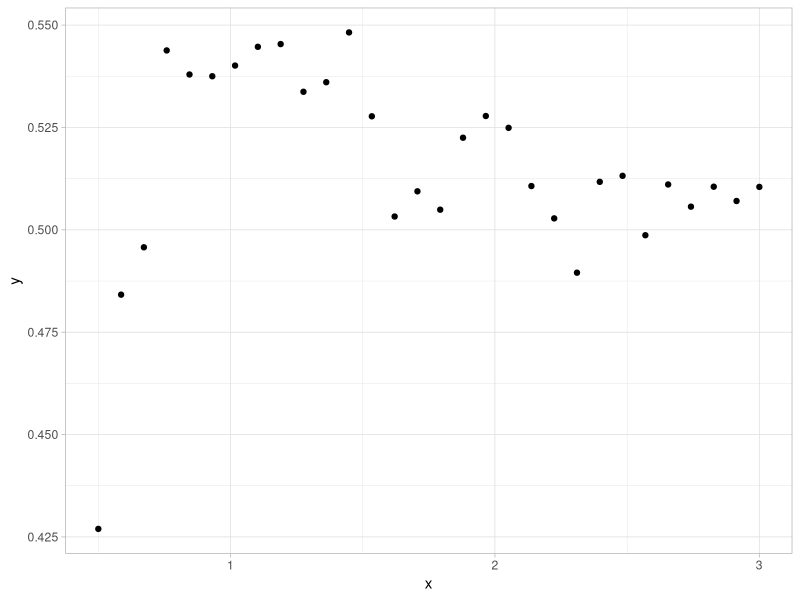
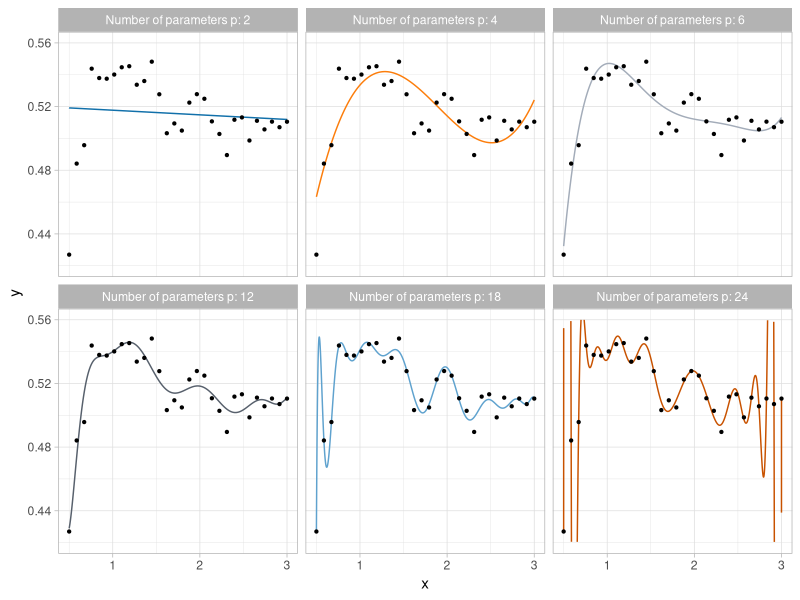
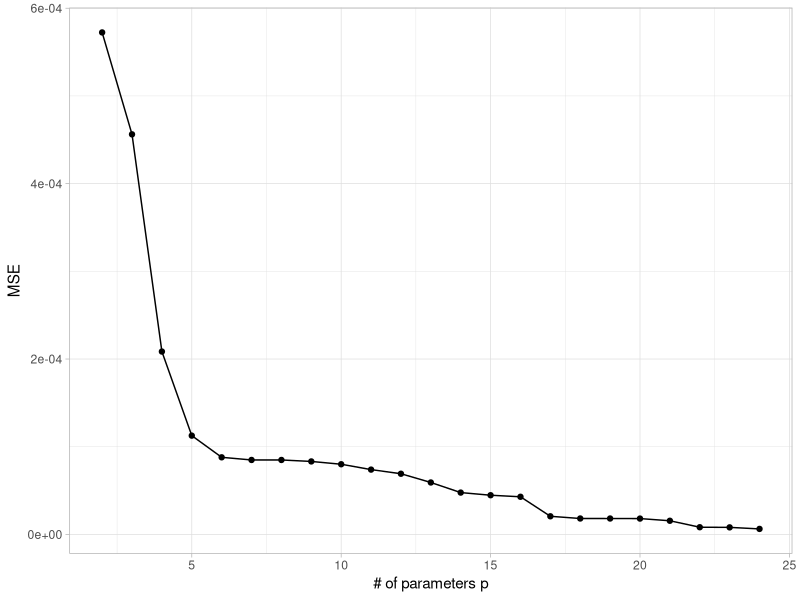
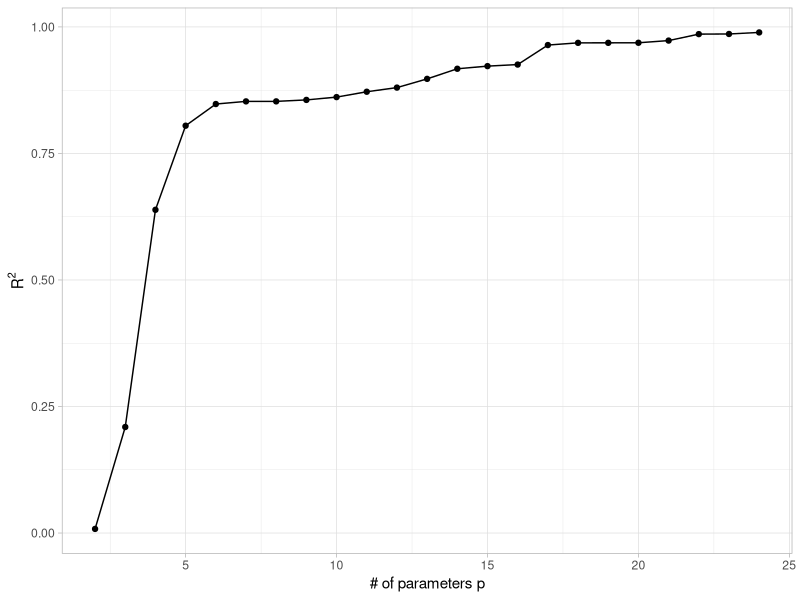
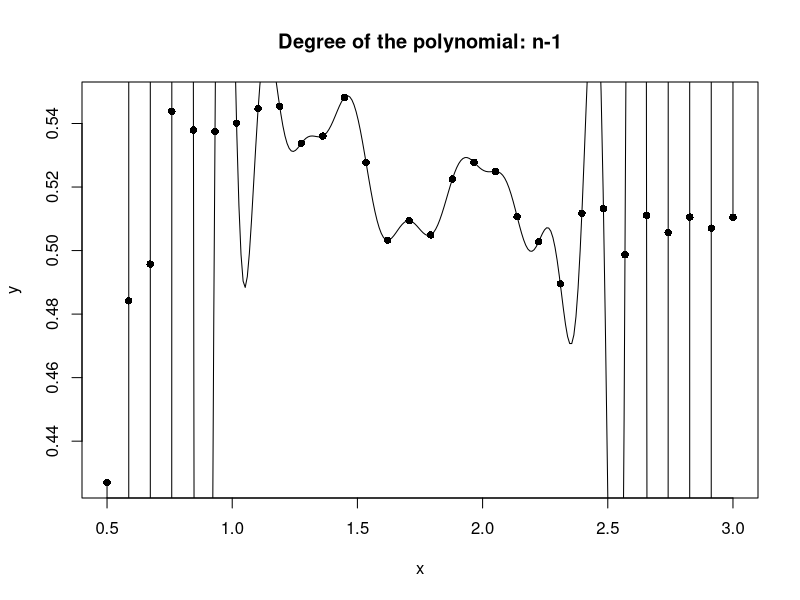
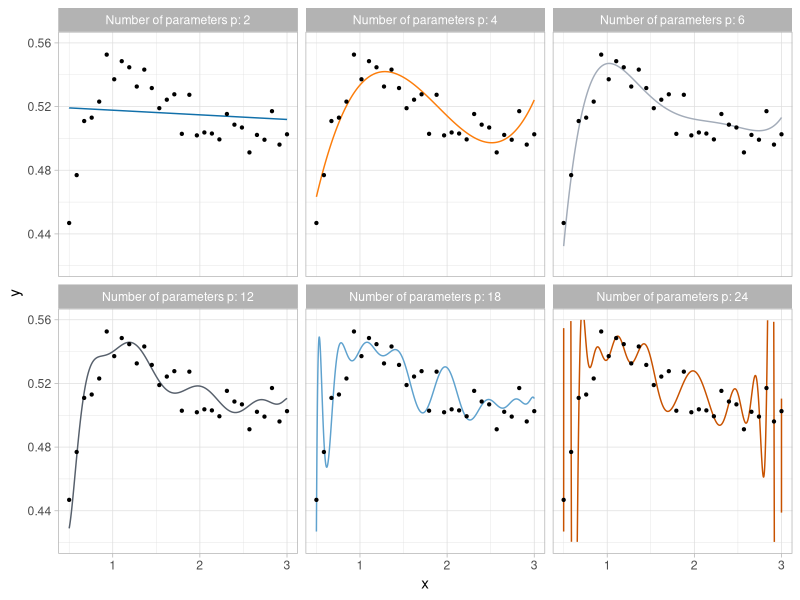
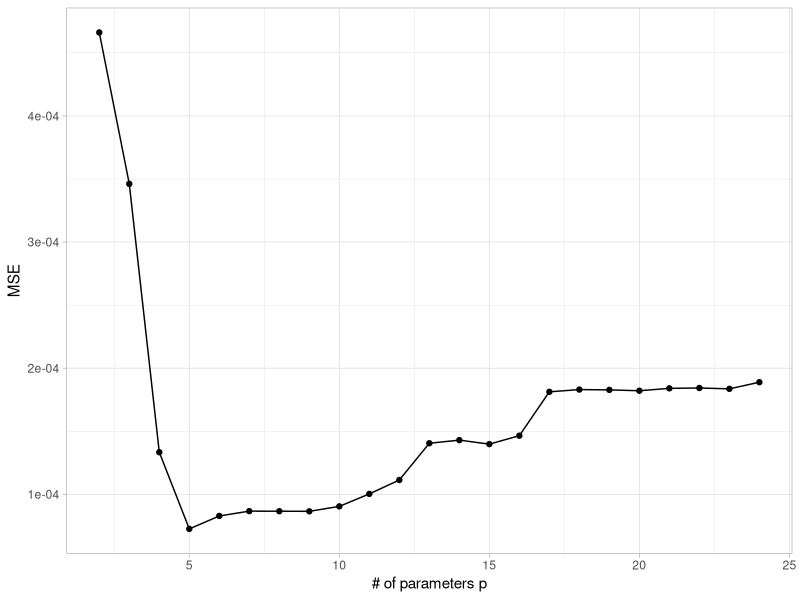
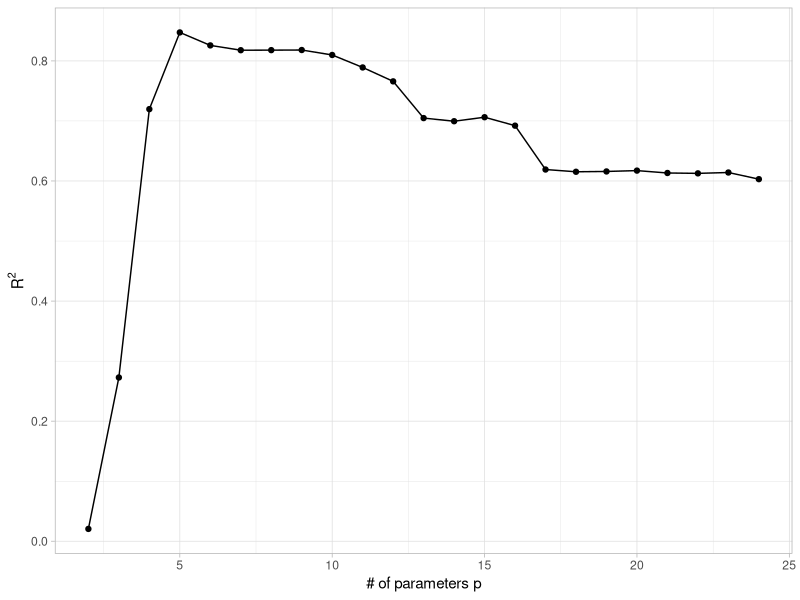

The R source for these figures, in order:
## ----r------------------------------------------------------------------------
library(tidyverse)
library(ggplot2)
library(ggthemes)

rm(list = ls())
# The dataset can be downloaded here: https://tommasorigon.github.io/datamining/data/yesterday.txt
dataset <- read.table("../data/yesterday.txt", header = TRUE)
ggplot(data = dataset, aes(x = x, y = y.yesterday)) +
  geom_point() +
  theme_light() +
  scale_color_tableau(palette = "Color Blind") +
  xlab("x") +
  ylab("y")


## ----r------------------------------------------------------------------------
degree_list <- c(1, 3, 5, 11, 17, 23)
data_pred <- NULL
x_seq <- seq(from = min(dataset$x), to = max(dataset$x), length = 30000)
for (degree in degree_list) {
  # Fitting a polynomial of degree p - 1
  fit <- lm(y.yesterday ~ poly(x, degree = degree, raw = FALSE), data = dataset)
  y_hat <- predict(fit, newdata = data.frame(x = x_seq))
  data_pred <- rbind(data_pred, data.frame(x = x_seq, y_hat = y_hat, degree = paste("Number of parameters p:", degree + 1)))
}
data_pred$degree <- factor(data_pred$degree)
data_pred$degree <- factor(data_pred$degree, levels = levels(data_pred$degree)[c(3, 5, 6, 1, 2, 4)])


## ----r------------------------------------------------------------------------
ggplot(data = data_pred) +
  geom_line(aes(x = x, y = y_hat, col = degree)) +
  geom_point(data = dataset, aes(x = x, y = y.yesterday), size = 0.8) +
  theme_light() +
  theme(legend.position = "none") +
  facet_wrap(. ~ degree, ncol = 3) +
  scale_color_tableau(palette = "Color Blind") +
  xlab("x") +
  ylab("y") +
  ylim(c(0.42, 0.56))


## ----r------------------------------------------------------------------------
degree_list <- 1:23
data_goodness <- data.frame(degree = degree_list, MSE = NA, R_squared = NA, MSE_test = NA, R_squared_test = NA)
MSE_tot <- mean((dataset$y.tomorrow - mean(dataset$y.tomorrow))^2)
for (degree in degree_list) {
  # Fitting a polynomial of degree p -1
  fit <- lm(y.yesterday ~ poly(x, degree = degree, raw = FALSE), data = dataset)

  # Storing the results
  data_goodness$MSE[degree] <- mean((dataset$y.yesterday - fitted(fit))^2)
  data_goodness$MSE_test[degree] <- mean((dataset$y.tomorrow - fitted(fit))^2)
  data_goodness$R_squared[degree] <- summary(fit)$r.squared
  data_goodness$R_squared_test[degree] <- 1 - data_goodness$MSE_test[degree] / MSE_tot
}


## ----r------------------------------------------------------------------------
ggplot(data = data_goodness, aes(x = degree + 1, y = MSE)) +
  geom_line() +
  geom_point() +
  theme_light() +
  xlab("# of parameters p") +
  ylab("MSE")


## ----r------------------------------------------------------------------------
ggplot(data = data_goodness, aes(x = degree + 1, y = R_squared)) +
  geom_line() +
  geom_point() +
  theme_light() +
  xlab("# of parameters p") +
  ylab(expression(R^2))


## ----r------------------------------------------------------------------------
lagrange <- function(x0, y0) {
  f <- function(x) {
    sum(y0 * sapply(seq_along(x0), \(j) {
      prod(x - x0[-j]) / prod(x0[j] - x0[-j])
    }))
  }
  Vectorize(f, "x")
}
f <- lagrange(dataset$x, dataset$y.yesterday)

plot(dataset$x, dataset$y.yesterday, pch = 16, xlab = "x", ylab = "y", main = "Degree of the polynomial: n-1")
curve(f(x), n = 300, add = TRUE)


## ----r------------------------------------------------------------------------
ggplot(data = data_pred) +
  geom_line(aes(x = x, y = y_hat, col = degree)) +
  geom_point(data = dataset, aes(x = x, y = y.tomorrow), size = 0.8) +
  theme_light() +
  theme(legend.position = "none") +
  facet_wrap(. ~ degree, ncol = 3) +
  scale_color_tableau(palette = "Color Blind") +
  xlab("x") +
  ylab("y") +
  ylim(c(0.42, 0.56))


## ----r------------------------------------------------------------------------
ggplot(data = data_goodness, aes(x = degree + 1, y = MSE_test)) +
  geom_line() +
  geom_point() +
  theme_light() +
  xlab("# of parameters p") +
  ylab("MSE")


## ----r------------------------------------------------------------------------
ggplot(data = data_goodness, aes(x = degree + 1, y = R_squared_test)) +
  geom_line() +
  geom_point() +
  theme_light() +
  xlab("# of parameters p") +
  ylab(expression(R^2))


## ----r------------------------------------------------------------------------
x <- dataset$x
n <- nrow(dataset)

# The true values have been downloaded from the A&S texbook; sigma2true = 0.01 is also declared in the book
sigmatrue <- 0.01
ftrue <- c(
  0.4342, 0.4780, 0.5072, 0.5258, 0.5369,
  0.5426, 0.5447, 0.5444, 0.5425, 0.5397,
  0.5364, 0.5329, 0.5294, 0.5260, 0.5229,
  0.5200, 0.5174, 0.5151, 0.5131, 0.5113,
  0.5097, 0.5083, 0.5071, 0.5061, 0.5052,
  0.5044, 0.5037, 0.5032, 0.5027, 0.5023
)

degree_list <- 1:23
p_list <- degree_list + 1
Bias2s <- sapply(p_list, function(p) {
  mean((ftrue - fitted(lm(ftrue ~ poly(x, degree = p - 1))))^2)
})

Vars <- p_list * (sigmatrue^2) / n # This formula can be obtained after some algebraic manipulation
MSEs <- Bias2s + Vars

data_bv <- data.frame(p = p_list, Bias = Bias2s, Variance = Vars, MSE = MSEs)
data_bv <- reshape2::melt(data_bv, id = "p")
levels(data_bv$variable) <- c("Squared Bias", "Variance", "Reducible error")
colnames(data_bv) <- c("p", "Error term", "value")


## ----r------------------------------------------------------------------------
ggplot(data = data_bv, aes(x = p, y = value, col = `Error term`)) +
  geom_line() +
  geom_point() +
  geom_vline(xintercept = 6, linetype = "dotted") +
  theme_light() +
  scale_color_tableau(palette = "Color Blind") +
  xlab("Model complexity (p)") +
  ylab("Error")


## ----r------------------------------------------------------------------------
data_bv <- data.frame(p = p_list, MSE = sigmatrue^2 + Bias2s + Vars, MSE_train = data_goodness$MSE, MSE_test = data_goodness$MSE_test)
data_bv <- reshape2::melt(data_bv, id = "p")
levels(data_bv$variable) <- c("Expected prediction error (theoretical)", "MSE train", "MSE test")
colnames(data_bv) <- c("p", "Error term", "value")


## ----r------------------------------------------------------------------------
ggplot(data = data_bv, aes(x = p, y = value, col = `Error term`)) +
  geom_line() +
  geom_point() +
  geom_vline(xintercept = 5, linetype = "dotted") +
  theme_light() +
  theme(legend.position = "top") +
  scale_color_tableau(palette = "Color Blind") +
  xlab("Model complexity (p)") +
  ylab("Error")


## ----r------------------------------------------------------------------------
degree_list <- 1:23
data_cv <- data.frame(x = c(dataset$x, dataset$x), y = c(dataset$y.yesterday, dataset$y.tomorrow))
for (degree in degree_list) {
  # Fitting a polynomial of degree p -1
  fit <- lm(y ~ poly(x, degree = degree, raw = FALSE), data = data_cv)
  lev <- influence(fit)$hat
  data_goodness$LOO_CV[degree] <- mean(((data_cv$y - fitted(fit)) / (1 - lev))^2)
}


data_bv <- data.frame(p = p_list, MSE = sigmatrue^2 + Bias2s + Vars, LOO_CV = data_goodness$LOO_CV)
data_bv <- reshape2::melt(data_bv, id = "p")
levels(data_bv$variable) <- c("Expected prediction error (theoretical)", "LOO-CV")
colnames(data_bv) <- c("p", "Error term", "value")


## ----r------------------------------------------------------------------------
ggplot(data = data_bv, aes(x = p, y = value, col = `Error term`)) +
  geom_line() +
  geom_point() +
  geom_vline(xintercept = 6, linetype = "dotted") +
  theme_light() +
  theme(legend.position = "top") +
  scale_color_tableau(palette = "Color Blind") +
  xlab("Model complexity (p)") +
  ylab("Error")
